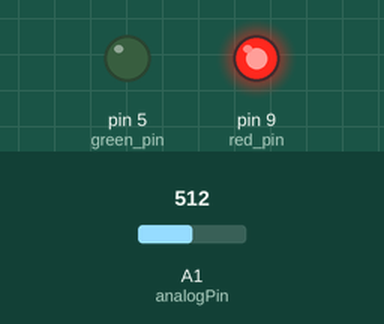
This sketch was run on a simulated Arduino Uno, built with avr-gcc and run on an emulated ATmega328P. On the bench: output pins drawn as LEDs (lit = HIGH). The inputs (shaded band) are chosen by the test bench; at power-on: A1 (analogPin) = 512. What the sketch prints to the serial monitor is not drawn.

Above: at 0.1 s.
Timing chart, 0 to 1.6 s (numbered marks = the images above):
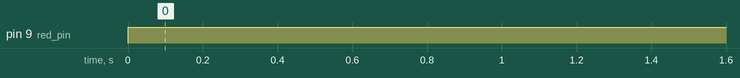

The sketch:

magnetism_indicator.ino
```cpp
/*
* AD22151G is a linear magnetic field transducer Analog Sensor Print on 15 LED's Bar-Graph
*visit https//www.twovolt.com for code, schematic, PCB layout

*/

#include <Adafruit_MotorShield.h>

Adafruit_MotorShield AFMS = Adafruit_MotorShield();

// these constants won’t change:
const int analogPin = A1; // the pin that the potentiometer is attached to
// }; // an array of pin numbers to which LEDs are attached

//variables to change
int magnetism_threshold = 1;
int green_pin = 5; //analog
int red_pin = 9;
//amber is 12

void setup() {
  Serial.begin(9600);
  AFMS.begin();

  if (!AFMS.begin()) {         // create with the default frequency 1.6KHz
    Serial.println("Could not find Motor Shield. Check wiring.");
    while (1);
  }
  Serial.println("Motor Shield found.");


  //LEDs
  pinMode(green_pin, OUTPUT);
  pinMode(red_pin, OUTPUT);
}

void loop() {
  // read the potentiometer:
  int sensorReading = analogRead(analogPin);
  // print the sensor reading
  Serial.println(sensorReading);

  sensorReading = 0;
  sensorReading = 1;//debug

  if (sensorReading >= magnetism_threshold){
    Serial.print(" light up red");
    analogWrite(green_pin, 0);
    analogWrite(red_pin, 255);
  }
  else if (sensorReading <magnetism_threshold){
    Serial.print(" light up green");
    analogWrite(red_pin, 0);
    analogWrite(green_pin, 255);
  }


  delay(1);
}
```

Measured:
- by itself, pin 9 (red_pin): LOW → HIGH at 0.00 s
